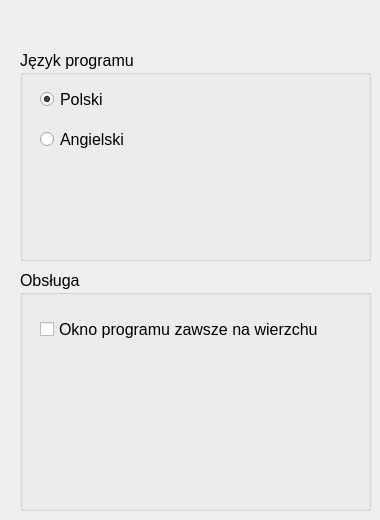
    <widget class="QWidget" name="ustawienia">
     <attribute name="title">
      <string>Strona</string>
     </attribute>
     <widget class="QGroupBox" name="languageGroup">
      <property name="geometry">
       <rect>
        <x>20</x>
        <y>50</y>
        <width>351</width>
        <height>211</height>
       </rect>
      </property>
      <property name="font">
       <font>
        <pointsize>12</pointsize>
       </font>
      </property>
      <property name="title">
       <string>Język programu</string>
      </property>
      <widget class="QRadioButton" name="plLang">
       <property name="geometry">
        <rect>
         <x>20</x>
         <y>40</y>
         <width>84</width>
         <height>19</height>
        </rect>
       </property>
       <property name="font">
        <font>
         <pointsize>12</pointsize>
        </font>
       </property>
       <property name="text">
        <string>Polski</string>
       </property>
       <property name="checked">
        <bool>true</bool>
       </property>
      </widget>
      <widget class="QRadioButton" name="enLang">
       <property name="geometry">
        <rect>
         <x>20</x>
         <y>80</y>
         <width>84</width>
         <height>19</height>
        </rect>
       </property>
       <property name="font">
        <font>
         <pointsize>12</pointsize>
        </font>
       </property>
       <property name="text">
        <string>Angielski</string>
       </property>
      </widget>
     </widget>
     <widget class="QGroupBox" name="usingGroup">
      <property name="geometry">
       <rect>
        <x>20</x>
        <y>270</y>
        <width>351</width>
        <height>241</height>
       </rect>
      </property>
      <property name="font">
       <font>
        <pointsize>12</pointsize>
       </font>
      </property>
      <property name="title">
       <string>Obsługa</string>
      </property>
      <widget class="QCheckBox" name="onTop">
       <property name="geometry">
        <rect>
         <x>20</x>
         <y>50</y>
         <width>281</width>
         <height>19</height>
        </rect>
       </property>
       <property name="text">
        <string>Okno programu zawsze na wierzchu</string>
       </property>
      </widget>
     </widget>
    </widget>
